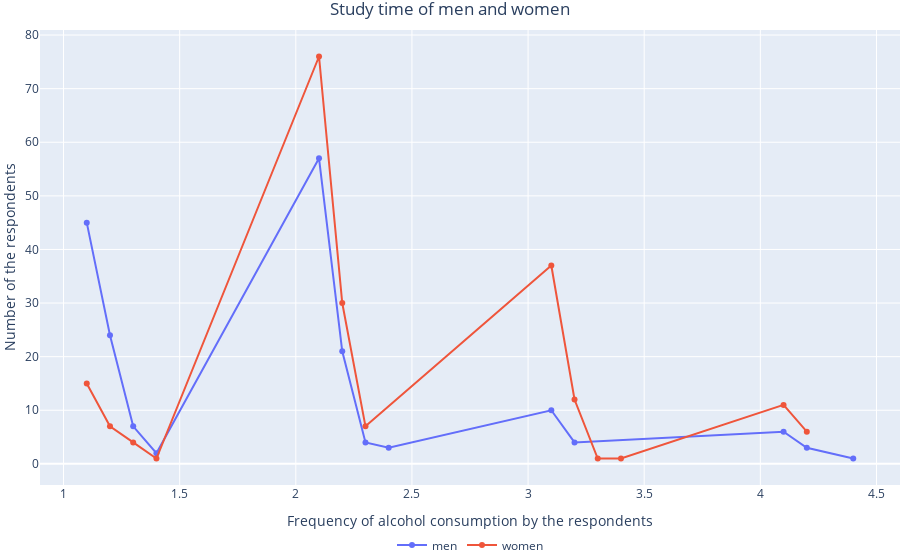

Notebook code cell kept with this figure:
### Markdown cell above
##### Everyone thinks that girls study better than boys, let's check it out!

### Code cell
female1 = alcohol['sex'] == 0
male1 = alcohol['sex'] > 0
female = alcohol[female1]
male = alcohol[male1]
fig = go.Figure()
fig.add_trace(go.Scatter(x=male['AllStudytime'].value_counts().sort_index().index, y=male['AllStudytime'].value_counts().sort_index(),name = 'men' ))
fig.add_trace(go.Scatter(x=female['AllStudytime'].value_counts().sort_index().index, y=female['AllStudytime'].value_counts().sort_index(),name = 'women' ))
fig.update_layout(
    title="Study time of men and women",
    title_x = 0.5,
    xaxis_title="Frequency of alcohol consumption by the respondents",
    yaxis_title="Number of the respondents",
    legend=dict(x=.5, xanchor="center", orientation="h"),
    margin=dict(l=0, r=0, t=30, b=0),
bargap=0.2)
fig.show()

### Figure 1 — Plotly figure (JSON) as saved in the notebook; plotly's stock layout.template omitted (floating-point values rounded to 4 significant figures)
{"data": [{"name": "men", "type": "scatter", "x": [1.1, 1.2, 1.3, 1.4, 2.1, 2.2, 2.3, 2.4, 3.1, 3.2, 4.1, 4.2, 4.4], "y": [45, 24, 7, 2, 57, 21, 4, 3, 10, 4, 6, 3, 1]}, {"name": "women", "type": "scatter", "x": [1.1, 1.2, 1.3, 1.4, 2.1, 2.2, 2.3, 3.1, 3.2, 3.3, 3.4, 4.1, 4.2], "y": [15, 7, 4, 1, 76, 30, 7, 37, 12, 1, 1, 11, 6]}], "layout": {"bargap": 0.2, "legend": {"orientation": "h", "x": 0.5, "xanchor": "center"}, "margin": {"b": 0, "l": 0, "r": 0, "t": 30}, "title": {"text": "Study time of men and women", "x": 0.5}, "xaxis": {"title": {"text": "Frequency of alcohol consumption by the respondents"}}, "yaxis": {"title": {"text": "Number of the respondents"}}}}
